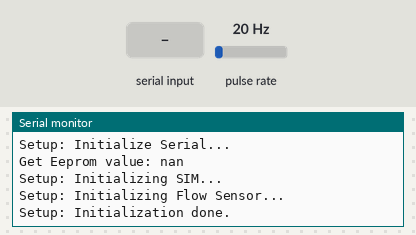
The program below on a simulated Arduino Nano, built with avr-gcc and run on an emulated ATmega328P. Shown: the last lines printed to the serial monitor. Wiring (inferred from the names in the program): pulse sensor: data pin 2. The inputs (shaded band) are chosen by the test bench; at power-on: pulse rate 20 Hz. Random numbers use the default seed unless the program sets one.

Above: at 1.2 s.
1.3 s: "set_time\n" received over Serial
At 2.5 s:
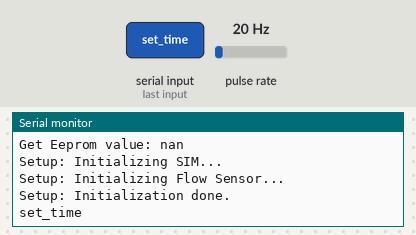
2.8 s: "set_time\n" received over the second serial link
At 4.0 s:
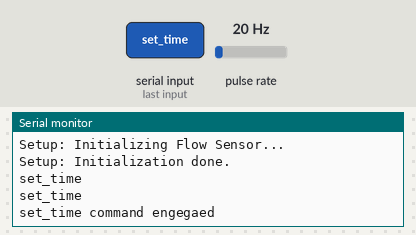
4.3 s: "get_time\n" received over Serial
At 5.1 s:
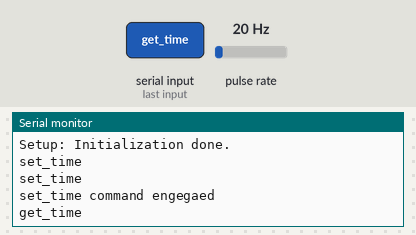
5.8 s: "get_time\n" received over the second serial link
At 6.3 s:
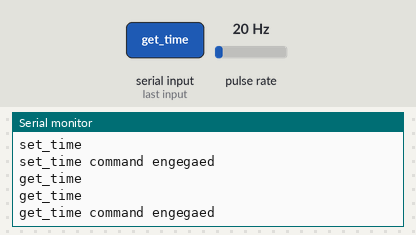
7.3 s: "set_time_rtc\n" received over Serial
At 8.5 s:
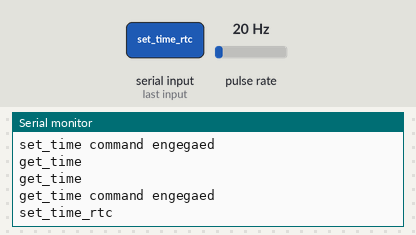
8.8 s: "set_time_rtc\n" received over the second serial link
At 9.9 s:
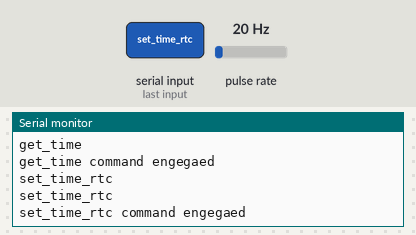

The program:

main.cpp
```cpp
// ***** main.cpp *****
// Libraries

#include <SoftwareSerial.h>
#include <SPI.h>
#include <Time.h>
#include <TimeAlarms.h>

//======================================================================//
// Global Variables

// *** SIM ***
#ifndef CREDENTIALS_H
  char dest_phone_no[16] = "+000000000000";
#endif

//======================================================================//
// Headers

#include "serial.h"
#include "flowsensor.h"
#include "sim.h"
// #include "alarms.h" // *** THIS FILE IS NOT YET USED ***
// #include "rtc.h" // *** THIS FILE IS NOT YET USED ***
// #include "sdcard.h" // *** THIS FILE IS NOT YET USED ***

//======================================================================//
// Main

void setup()
{
  // ******* Setup_Start *******

  setupSerial();
  setupEeprom();
  setupSim();
  setupFlowSensor();
  // setupRTC();
  // setupSDCard();

  // ******* Setup_End *******

  setTime(22,15,30,23,1,21); // set initial time, can be fixed later
  Alarm.timerRepeat(DEBIT_COUNT_INTERVAL, printdebitCountTemporary); // turn on repeater to count debit
  Alarm.timerRepeat(DEBIT_REPORT_INTERVAL, reportdebitCountTemporary); // turn on repeater to publish debit to MQTT Broker

  Serial.println("Setup: Initialization done.");
}

void loop()
{
  echo();
  listenEsp();
  Alarm.delay(1); // wait one second between clock display. MUST BE TURNED ON TO USE Alarm::timerRepeater
}
```

flowsensor.h
```cpp
// ***** flowsensor.h *****
#ifndef FLOWSENSOR_H
#define FLOWSENSOR_H

// *** EEPROM ***
// #define EEPROM_RESET // this will override eeprom data back to 0
#define EEPROM_ADDRESS 0   //Location we want the data to be put.
float debitTotalEeprom = 0.00f;

// *** FLOW SENSOR ***
#define FLOWSENSOR_PIN 2
float K = 2.6f; // Flow sensor constant, to convert debitFrequency into Liters
float debitCountTemporary = 0.00f;
extern volatile unsigned long debitFrequency = 0;

// *** FLOW SENSOR DEBUG ***
// #define DEBIT_DUMMY_DATA_ON
// #define DEBUG_MODE_ON
#define DEBIT_DUMMY_DATA_INTERVAL 1
#ifdef DEBUG_MODE_ON
  const long DEBIT_COUNT_INTERVAL = 5; // penghitungan data tiap sekian detik
  const long DEBIT_REPORT_INTERVAL = 15; // pengiriman data ke MQTT Broker tiap sekian detik
#else
  const long DEBIT_COUNT_INTERVAL = 30; // penghitungan data tiap sekian detik
  const long DEBIT_REPORT_INTERVAL = 1800; // pengiriman data ke MQTT Broker tiap sekian detik
#endif

//======================================================================//
// Headers
#include <EEPROM.h>
// #include "tasks.h"

//======================================================================//
// Prototypes
void setupFlowSensor();
void interruptFlowSensor();
void interruptFlowSensorDummy();
void printdebitCountTemporary();
void reportdebitCountTemporary();
void publishMqtt(String, String);
void resetDebitFrequency();
void updatedebitCountTemporary();

void setupEeprom();
void updateEepromData();

//======================================================================//
// Functions

// *** Flow Sensor ***
void setupFlowSensor()
{
  // initializes flow sensor
  Serial.println("Setup: Initializing Flow Sensor...");

  pinMode(FLOWSENSOR_PIN, INPUT);
  digitalWrite(FLOWSENSOR_PIN, HIGH);
  attachInterrupt(0,interruptFlowSensor,RISING); // di pin 2
  sei();

  #ifdef DEBIT_DUMMY_DATA_ON
      Alarm.timerRepeat(DEBIT_DUMMY_DATA_INTERVAL, interruptFlowSensorDummy); // turn on repeater to count debit
  #endif

  #ifdef TASKS_H
    setupTasks();
  #endif
}

void interruptFlowSensor() {
  debitFrequency++;
}

void interruptFlowSensorDummy() {
  int randomAdd = random(0,10);
  debitFrequency += randomAdd;
}

void updatedebitCountTemporary() {
  debitCountTemporary = (debitFrequency/7.5)*K/60.0/DEBIT_COUNT_INTERVAL; //L/s
}

void printdebitCountTemporary() {
  updatedebitCountTemporary();

  // Prints Debit Information
  Serial.print("debitFrequency: ");
  Serial.println(debitFrequency);
  Serial.print("Debit Air: ");
  Serial.print(debitCountTemporary);
  Serial.println(" L/s");
}

void reportdebitCountTemporary() {
  updatedebitCountTemporary();

  String topic = "flow_sensor";
  String message = String(debitCountTemporary);
  publishMqtt(topic,message);

  // Update total sum in eeprom
  updateEepromData();

  // Reset DebitCount
  resetDebitFrequency();
}

void publishMqtt(String topic, String message) {
    String topicFull = "waterbox/W0001/" + topic;
    Serial.println("pub:" + topicFull + ":" + message);
    EspSerial.println("pub:" + topicFull + ":" + message);
}

void resetDebitFrequency() {
  Serial.println("Debit Count Reset!");
  debitFrequency = 0;
}

// *** EEPROM ***
void setupEeprom() {
  #ifdef EEPROM_RESET
    debitTotalEeprom = 0.00f;  //Variable to store in EEPROM.
    EEPROM.put(EEPROM_ADDRESS, debitTotalEeprom);
    Serial.print("Put Eeprom value: ");
    Serial.println(debitTotalEeprom);
  #endif

  EEPROM.get(EEPROM_ADDRESS, debitTotalEeprom);
  Serial.print("Get Eeprom value: ");
  Serial.println(debitTotalEeprom);
}

void updateEepromData() {
  debitTotalEeprom += debitCountTemporary;

  // put to eeprom
  EEPROM.put(EEPROM_ADDRESS, debitTotalEeprom);
  Serial.print("Put Eeprom value: ");
  Serial.println(debitTotalEeprom);
}

#endif // FLOWSENSOR_H
```

serial.h
```cpp
// ***** serial.h ****

#ifndef SERIAL_H
#define SERIAL_H

SoftwareSerial EspSerial(5, 6);

//======================================================================//
// Prototypes
void setupSerial();
void echo();
void listenEsp();
void sendEsp(String);
void processListenEsp(String);

//======================================================================//
// Functions

void echo() {
  if(Serial.available()) {
    String str = Serial.readStringUntil('\n');
    Serial.println(str);
    sendEsp(str);
    delay(10);
  }
}

void listenEsp() {
  if(EspSerial.available()) {
    String str = EspSerial.readStringUntil('\n');
    Serial.println(str);

    processListenEsp(str);
    delay(10);
  }
}

void processListenEsp(String str) {
  if (str=="set_time") {
    // set time of internal Alarm.time
    Serial.println("set_time command engegaed");
  } else if (str=="get_time") {
    // send current internal Alarm.time
    Serial.println("get_time command engegaed");
  } else if (str=="set_time_rtc") {
    // set current internal time from rtc
    Serial.println("set_time_rtc command engegaed");
  } else if (str=="set_time_rtc") {
    // send current internal time from rtc
    Serial.println("get_time_rtc command engegaed");
  } else if (str=="get_info_waterbox") {
    // send info of waterbox ID
    Serial.println("get_info_waterbox command engegaed");
  } else if (str=="get_debit_count") {
    // send current debit count
    Serial.println("get_debit_count command engegaed");
  } else if (str=="get_debit_eeprom") {
    // send debit data in eeprom
    Serial.println("get_debit_eeprom command engegaed");
  }
}

void sendEsp(String str) {
  EspSerial.println(str);
}

void setupSerial() {
  Serial.begin(9600);
  EspSerial.begin(9600);

  while (!Serial);
  Serial.println("Setup: Initialize Serial...");
}

#endif // SERIAL_H
```

sim.h
```cpp
// ***** sim.h *****

#ifndef SIM_H
#define SIM_H

// SIM MODULE
SoftwareSerial sim(10, 9);
String  _buffer;
String  number = dest_phone_no;

//======================================================================//
// Prototypes
void setupSim();
void testSim();

//======================================================================//
// Functions

// Setup SIM
void setupSim() {
 Serial.println("Setup: Initializing SIM...");
 // delay(7000); //delay  detik untuk memastikan modul sim sudah siap
 _buffer.reserve(50);
 sim.begin(9600);

 testSim();
}

void testSim() {
 // send GPRS here
 // ...still nothing
}

#endif // SIM_H
```

Measured:
- after the input at 1.3 s, the serial monitor: prints a new line at once (image 1)
- after the input at 2.8 s, the serial monitor: prints a new line at once (image 2)
- after the input at 4.3 s, the serial monitor: prints a new line at once (image 3)
- after the input at 5.8 s, the serial monitor: prints a new line at once (image 4)
- after the input at 7.3 s, the serial monitor: prints a new line at once (image 5)
- after the input at 8.8 s, the serial monitor: prints a new line at once (image 6)
